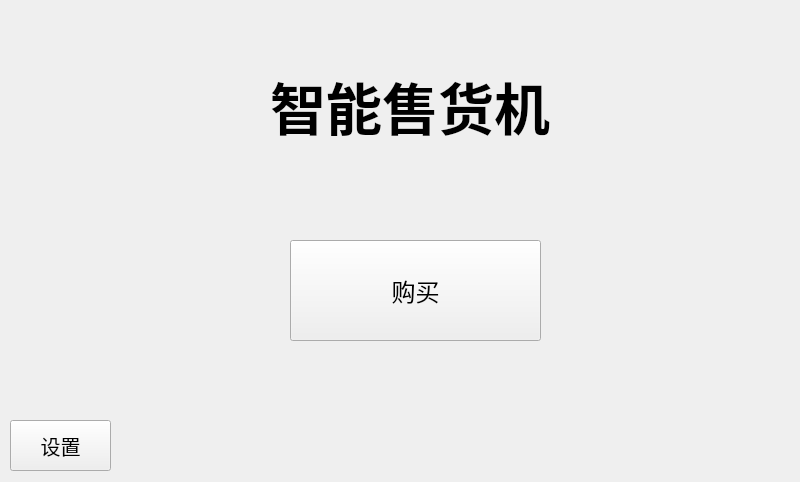
<?xml version="1.0" encoding="UTF-8"?>
<ui version="4.0">
 <class>MainWindow</class>
 <widget class="QMainWindow" name="MainWindow">
  <property name="geometry">
   <rect>
    <x>0</x>
    <y>0</y>
    <width>800</width>
    <height>482</height>
   </rect>
  </property>
  <property name="font">
   <font>
    <pointsize>15</pointsize>
   </font>
  </property>
  <property name="windowTitle">
   <string>MainWindow</string>
  </property>
  <property name="styleSheet">
   <string notr="true">#MainWindow{background:url(:/new/prefix1/back.jpg)}</string>
  </property>
  <widget class="QWidget" name="centralwidget">
   <widget class="QStackedWidget" name="stackedWidget">
    <property name="geometry">
     <rect>
      <x>0</x>
      <y>0</y>
      <width>800</width>
      <height>420</height>
     </rect>
    </property>
    <widget class="QWidget" name="page">
     <widget class="QLabel" name="label">
      <property name="geometry">
       <rect>
        <x>270</x>
        <y>50</y>
        <width>311</width>
        <height>111</height>
       </rect>
      </property>
      <property name="font">
       <font>
        <family>华文彩云</family>
        <pointsize>42</pointsize>
        <weight>75</weight>
        <bold>true</bold>
       </font>
      </property>
      <property name="styleSheet">
       <string notr="true">label:rgb(255, 0, 0)</string>
      </property>
      <property name="text">
       <string>智能售货机</string>
      </property>
     </widget>
     <widget class="QPushButton" name="buy">
      <property name="geometry">
       <rect>
        <x>290</x>
        <y>240</y>
        <width>251</width>
        <height>101</height>
       </rect>
      </property>
      <property name="font">
       <font>
        <pointsize>18</pointsize>
       </font>
      </property>
      <property name="text">
       <string>购买</string>
      </property>
     </widget>
    </widget>
    <widget class="QWidget" name="page_2">
     <widget class="QLabel" name="label2">
      <property name="geometry">
       <rect>
        <x>180</x>
        <y>79</y>
        <width>91</width>
        <height>31</height>
       </rect>
      </property>
      <property name="font">
       <font>
        <pointsize>15</pointsize>
       </font>
      </property>
      <property name="text">
       <string>调节亮暗</string>
      </property>
     </widget>
     <widget class="QSlider" name="slider">
      <property name="geometry">
       <rect>
        <x>310</x>
        <y>86</y>
        <width>171</width>
        <height>21</height>
       </rect>
      </property>
      <property name="orientation">
       <enum>Qt::Horizontal</enum>
      </property>
     </widget>
     <widget class="QPushButton" name="page0bb">
      <property name="geometry">
       <rect>
        <x>620</x>
        <y>340</y>
        <width>131</width>
        <height>51</height>
       </rect>
      </property>
      <property name="font">
       <font>
        <pointsize>15</pointsize>
       </font>
      </property>
      <property name="text">
       <string>返回</string>
      </property>
     </widget>
     <widget class="QSlider" name="slider2">
      <property name="geometry">
       <rect>
        <x>310</x>
        <y>140</y>
        <width>171</width>
        <height>16</height>
       </rect>
      </property>
      <property name="orientation">
       <enum>Qt::Horizontal</enum>
      </property>
     </widget>
     <widget class="QLabel" name="label_2">
      <property name="geometry">
       <rect>
        <x>183</x>
        <y>129</y>
        <width>101</width>
        <height>41</height>
       </rect>
      </property>
      <property name="font">
       <font>
        <pointsize>15</pointsize>
       </font>
      </property>
      <property name="text">
       <string>调节声音</string>
      </property>
     </widget>
     <widget class="QLCDNumber" name="lcdNumber">
      <property name="geometry">
       <rect>
        <x>310</x>
        <y>190</y>
        <width>131</width>
        <height>51</height>
       </rect>
      </property>
     </widget>
     <widget class="QLCDNumber" name="lcdNumber_2">
      <property name="geometry">
       <rect>
        <x>310</x>
        <y>260</y>
        <width>131</width>
        <height>51</height>
       </rect>
      </property>
     </widget>
     <widget class="QLabel" name="label_3">
      <property name="geometry">
       <rect>
        <x>220</x>
        <y>200</y>
        <width>71</width>
        <height>31</height>
       </rect>
      </property>
      <property name="font">
       <font>
        <pointsize>15</pointsize>
        <weight>50</weight>
        <bold>false</bold>
       </font>
      </property>
      <property name="text">
       <string>温度</string>
      </property>
     </widget>
     <widget class="QLabel" name="label_4">
      <property name="geometry">
       <rect>
        <x>220</x>
        <y>270</y>
        <width>81</width>
        <height>31</height>
       </rect>
      </property>
      <property name="font">
       <font>
        <pointsize>15</pointsize>
        <weight>50</weight>
        <bold>false</bold>
       </font>
      </property>
      <property name="text">
       <string>湿度</string>
      </property>
     </widget>
     <widget class="QPushButton" name="page0bb2">
      <property name="geometry">
       <rect>
        <x>620</x>
        <y>270</y>
        <width>131</width>
        <height>51</height>
       </rect>
      </property>
      <property name="font">
       <font>
        <pointsize>15</pointsize>
       </font>
      </property>
      <property name="text">
       <string>管理员模式</string>
      </property>
     </widget>
    </widget>
    <widget class="QWidget" name="page_3">
     <widget class="QPushButton" name="page_3b">
      <property name="geometry">
       <rect>
        <x>669</x>
        <y>369</y>
        <width>121</width>
        <height>41</height>
       </rect>
      </property>
      <property name="font">
       <font>
        <pointsize>15</pointsize>
       </font>
      </property>
      <property name="text">
       <string>返回</string>
      </property>
     </widget>
     <widget class="QLabel" name="label_5">
      <property name="geometry">
       <rect>
        <x>0</x>
        <y>0</y>
        <width>111</width>
        <height>51</height>
       </rect>
      </property>
      <property name="font">
       <font>
        <family>楷体</family>
        <pointsize>16</pointsize>
       </font>
      </property>
      <property name="styleSheet">
       <string notr="true">label_5:rgb(170, 85, 0)</string>
      </property>
      <property name="text">
       <string>管理员模式</string>
      </property>
     </widget>
     <widget class="QLabel" name="label_6">
      <property name="geometry">
       <rect>
        <x>10</x>
        <y>90</y>
        <width>91</width>
        <height>31</height>
       </rect>
      </property>
      <property name="font">
       <font>
        <pointsize>15</pointsize>
       </font>
      </property>
      <property name="text">
       <string>设置价格：</string>
      </property>
     </widget>
     <widget class="QLineEdit" name="lineEdit">
      <property name="geometry">
       <rect>
        <x>120</x>
        <y>50</y>
        <width>111</width>
        <height>31</height>
       </rect>
      </property>
      <property name="font">
       <font>
        <pointsize>15</pointsize>
       </font>
      </property>
     </widget>
     <widget class="QLineEdit" name="lineEdit_2">
      <property name="geometry">
       <rect>
        <x>120</x>
        <y>90</y>
        <width>111</width>
        <height>31</height>
       </rect>
      </property>
      <property name="font">
       <font>
        <pointsize>15</pointsize>
       </font>
      </property>
     </widget>
     <widget class="QLabel" name="label_7">
      <property name="geometry">
       <rect>
        <x>10</x>
        <y>50</y>
        <width>91</width>
        <height>31</height>
       </rect>
      </property>
      <property name="font">
       <font>
        <pointsize>15</pointsize>
       </font>
      </property>
      <property name="text">
       <string>选择商品：</string>
      </property>
     </widget>
     <widget class="QLabel" name="label_8">
      <property name="geometry">
       <rect>
        <x>10</x>
        <y>180</y>
        <width>351</width>
        <height>31</height>
       </rect>
      </property>
      <property name="font">
       <font>
        <pointsize>15</pointsize>
       </font>
      </property>
      <property name="text">
       <string>TextLabel</string>
      </property>
     </widget>
     <widget class="QPushButton" name="change">
      <property name="geometry">
       <rect>
        <x>10</x>
        <y>130</y>
        <width>221</width>
        <height>51</height>
       </rect>
      </property>
      <property name="font">
       <font>
        <pointsize>15</pointsize>
       </font>
      </property>
      <property name="text">
       <string>确认修改</string>
      </property>
     </widget>
     <widget class="QLCDNumber" name="lcdNumber_3">
      <property name="geometry">
       <rect>
        <x>490</x>
        <y>80</y>
        <width>141</width>
        <height>71</height>
       </rect>
      </property>
     </widget>
     <widget class="QLCDNumber" name="lcdNumber_4">
      <property name="geometry">
       <rect>
        <x>490</x>
        <y>212</y>
        <width>141</width>
        <height>71</height>
       </rect>
      </property>
      <property name="font">
       <font>
        <pointsize>15</pointsize>
       </font>
      </property>
     </widget>
     <widget class="QLabel" name="label_18">
      <property name="geometry">
       <rect>
        <x>410</x>
        <y>210</y>
        <width>71</width>
        <height>71</height>
       </rect>
      </property>
      <property name="font">
       <font>
        <pointsize>15</pointsize>
       </font>
      </property>
      <property name="text">
       <string>湿度</string>
      </property>
     </widget>
     <widget class="QLabel" name="label_19">
      <property name="geometry">
       <rect>
        <x>410</x>
        <y>80</y>
        <width>61</width>
        <height>71</height>
       </rect>
      </property>
      <property name="font">
       <font>
        <pointsize>15</pointsize>
       </font>
      </property>
      <property name="text">
       <string>温度</string>
      </property>
     </widget>
     <widget class="QLabel" name="label_20">
      <property name="geometry">
       <rect>
        <x>430</x>
        <y>5</y>
        <width>241</width>
        <height>51</height>
       </rect>
      </property>
      <property name="font">
       <font>
        <pointsize>15</pointsize>
       </font>
      </property>
      <property name="text">
       <string>调节售货机内温湿度</string>
      </property>
     </widget>
     <widget class="QPushButton" name="up1">
      <property name="geometry">
       <rect>
        <x>660</x>
        <y>209</y>
        <width>71</width>
        <height>31</height>
       </rect>
      </property>
      <property name="font">
       <font>
        <pointsize>15</pointsize>
       </font>
      </property>
      <property name="text">
       <string>up</string>
      </property>
     </widget>
     <widget class="QPushButton" name="up">
      <property name="geometry">
       <rect>
        <x>660</x>
        <y>79</y>
        <width>71</width>
        <height>31</height>
       </rect>
      </property>
      <property name="font">
       <font>
        <pointsize>15</pointsize>
       </font>
      </property>
      <property name="text">
       <string>up</string>
      </property>
     </widget>
     <widget class="QPushButton" name="down1">
      <property name="geometry">
       <rect>
        <x>660</x>
        <y>249</y>
        <width>71</width>
        <height>31</height>
       </rect>
      </property>
      <property name="font">
       <font>
        <pointsize>15</pointsize>
       </font>
      </property>
      <property name="text">
       <string>down</string>
      </property>
     </widget>
     <widget class="QPushButton" name="down">
      <property name="geometry">
       <rect>
        <x>660</x>
        <y>119</y>
        <width>71</width>
        <height>31</height>
       </rect>
      </property>
      <property name="font">
       <font>
        <pointsize>15</pointsize>
       </font>
      </property>
      <property name="text">
       <string>down</string>
      </property>
     </widget>
     <widget class="QPushButton" name="art">
      <property name="geometry">
       <rect>
        <x>0</x>
        <y>280</y>
        <width>101</width>
        <height>51</height>
       </rect>
      </property>
      <property name="font">
       <font>
        <pointsize>15</pointsize>
       </font>
      </property>
      <property name="text">
       <string>查询</string>
      </property>
     </widget>
     <widget class="QLabel" name="label_21">
      <property name="geometry">
       <rect>
        <x>140</x>
        <y>230</y>
        <width>261</width>
        <height>181</height>
       </rect>
      </property>
      <property name="font">
       <font>
        <family>宋体</family>
        <pointsize>9</pointsize>
        <weight>50</weight>
        <italic>false</italic>
        <bold>false</bold>
       </font>
      </property>
      <property name="styleSheet">
       <string notr="true">font: 9pt &quot;宋体&quot;;</string>
      </property>
      <property name="text">
       <string>查询结果：</string>
      </property>
     </widget>
    </widget>
    <widget class="QWidget" name="page_4">
     <widget class="QTableView" name="tableView">
      <property name="geometry">
       <rect>
        <x>10</x>
        <y>0</y>
        <width>661</width>
        <height>401</height>
       </rect>
      </property>
      <property name="font">
       <font>
        <pointsize>20</pointsize>
       </font>
      </property>
     </widget>
     <widget class="QPushButton" name="last">
      <property name="geometry">
       <rect>
        <x>680</x>
        <y>350</y>
        <width>111</width>
        <height>51</height>
       </rect>
      </property>
      <property name="font">
       <font>
        <pointsize>15</pointsize>
       </font>
      </property>
      <property name="text">
       <string>结算</string>
      </property>
     </widget>
     <widget class="QPushButton" name="pushButton_2">
      <property name="geometry">
       <rect>
        <x>680</x>
        <y>290</y>
        <width>111</width>
        <height>51</height>
       </rect>
      </property>
      <property name="font">
       <font>
        <pointsize>15</pointsize>
       </font>
      </property>
      <property name="text">
       <string>返回</string>
      </property>
     </widget>
    </widget>
    <widget class="QWidget" name="page_5">
     <widget class="QPushButton" name="page51">
      <property name="geometry">
       <rect>
        <x>570</x>
        <y>320</y>
        <width>141</width>
        <height>51</height>
       </rect>
      </property>
      <property name="font">
       <font>
        <pointsize>15</pointsize>
       </font>
      </property>
      <property name="text">
       <string>结算</string>
      </property>
     </widget>
     <widget class="QLabel" name="label_9">
      <property name="geometry">
       <rect>
        <x>30</x>
        <y>30</y>
        <width>111</width>
        <height>111</height>
       </rect>
      </property>
      <property name="font">
       <font>
        <pointsize>15</pointsize>
       </font>
      </property>
      <property name="text">
       <string>TextLabel</string>
      </property>
     </widget>
     <widget class="QLabel" name="label_10">
      <property name="geometry">
       <rect>
        <x>30</x>
        <y>140</y>
        <width>71</width>
        <height>41</height>
       </rect>
      </property>
      <property name="font">
       <font>
        <pointsize>15</pointsize>
       </font>
      </property>
      <property name="text">
       <string>价格:</string>
      </property>
     </widget>
     <widget class="QLabel" name="label_11">
      <property name="geometry">
       <rect>
        <x>90</x>
        <y>130</y>
        <width>61</width>
        <height>61</height>
       </rect>
      </property>
      <property name="font">
       <font>
        <pointsize>15</pointsize>
       </font>
      </property>
      <property name="text">
       <string>3</string>
      </property>
     </widget>
     <widget class="QLabel" name="label_15">
      <property name="geometry">
       <rect>
        <x>200</x>
        <y>30</y>
        <width>111</width>
        <height>111</height>
       </rect>
      </property>
      <property name="font">
       <font>
        <pointsize>15</pointsize>
       </font>
      </property>
      <property name="text">
       <string>TextLabel</string>
      </property>
     </widget>
     <widget class="QLabel" name="label_16">
      <property name="geometry">
       <rect>
        <x>200</x>
        <y>140</y>
        <width>61</width>
        <height>31</height>
       </rect>
      </property>
      <property name="font">
       <font>
        <pointsize>15</pointsize>
       </font>
      </property>
      <property name="text">
       <string>价格:</string>
      </property>
     </widget>
     <widget class="QLabel" name="label_17">
      <property name="geometry">
       <rect>
        <x>260</x>
        <y>140</y>
        <width>61</width>
        <height>31</height>
       </rect>
      </property>
      <property name="font">
       <font>
        <pointsize>15</pointsize>
       </font>
      </property>
      <property name="text">
       <string>3</string>
      </property>
     </widget>
     <widget class="QLabel" name="label_22">
      <property name="geometry">
       <rect>
        <x>370</x>
        <y>30</y>
        <width>111</width>
        <height>111</height>
       </rect>
      </property>
      <property name="font">
       <font>
        <pointsize>15</pointsize>
       </font>
      </property>
      <property name="text">
       <string>TextLabel</string>
      </property>
     </widget>
     <widget class="QLabel" name="label_23">
      <property name="geometry">
       <rect>
        <x>380</x>
        <y>140</y>
        <width>61</width>
        <height>31</height>
       </rect>
      </property>
      <property name="font">
       <font>
        <pointsize>15</pointsize>
       </font>
      </property>
      <property name="text">
       <string>价格:</string>
      </property>
     </widget>
     <widget class="QLabel" name="label_24">
      <property name="geometry">
       <rect>
        <x>440</x>
        <y>140</y>
        <width>61</width>
        <height>31</height>
       </rect>
      </property>
      <property name="font">
       <font>
        <pointsize>15</pointsize>
       </font>
      </property>
      <property name="text">
       <string>3</string>
      </property>
     </widget>
     <widget class="QLabel" name="label_25">
      <property name="geometry">
       <rect>
        <x>550</x>
        <y>30</y>
        <width>111</width>
        <height>111</height>
       </rect>
      </property>
      <property name="font">
       <font>
        <pointsize>15</pointsize>
       </font>
      </property>
      <property name="text">
       <string>TextLabel</string>
      </property>
     </widget>
     <widget class="QLabel" name="label_26">
      <property name="geometry">
       <rect>
        <x>550</x>
        <y>140</y>
        <width>61</width>
        <height>31</height>
       </rect>
      </property>
      <property name="font">
       <font>
        <pointsize>15</pointsize>
       </font>
      </property>
      <property name="text">
       <string>价格:</string>
      </property>
     </widget>
     <widget class="QLabel" name="label_27">
      <property name="geometry">
       <rect>
        <x>610</x>
        <y>140</y>
        <width>61</width>
        <height>31</height>
       </rect>
      </property>
      <property name="font">
       <font>
        <pointsize>15</pointsize>
       </font>
      </property>
      <property name="text">
       <string>5</string>
      </property>
     </widget>
     <widget class="QLabel" name="label_28">
      <property name="geometry">
       <rect>
        <x>30</x>
        <y>250</y>
        <width>111</width>
        <height>111</height>
       </rect>
      </property>
      <property name="font">
       <font>
        <pointsize>15</pointsize>
       </font>
      </property>
      <property name="text">
       <string>TextLabel</string>
      </property>
     </widget>
     <widget class="QLabel" name="label_29">
      <property name="geometry">
       <rect>
        <x>30</x>
        <y>360</y>
        <width>61</width>
        <height>31</height>
       </rect>
      </property>
      <property name="font">
       <font>
        <pointsize>15</pointsize>
       </font>
      </property>
      <property name="text">
       <string>价格:</string>
      </property>
     </widget>
     <widget class="QLabel" name="label_30">
      <property name="geometry">
       <rect>
        <x>90</x>
        <y>360</y>
        <width>61</width>
        <height>31</height>
       </rect>
      </property>
      <property name="font">
       <font>
        <pointsize>15</pointsize>
       </font>
      </property>
      <property name="text">
       <string>2</string>
      </property>
     </widget>
     <widget class="QLabel" name="label_31">
      <property name="geometry">
       <rect>
        <x>210</x>
        <y>250</y>
        <width>111</width>
        <height>111</height>
       </rect>
      </property>
      <property name="font">
       <font>
        <pointsize>15</pointsize>
       </font>
      </property>
      <property name="text">
       <string>TextLabel</string>
      </property>
     </widget>
     <widget class="QLabel" name="label_32">
      <property name="geometry">
       <rect>
        <x>210</x>
        <y>360</y>
        <width>61</width>
        <height>31</height>
       </rect>
      </property>
      <property name="font">
       <font>
        <pointsize>15</pointsize>
       </font>
      </property>
      <property name="text">
       <string>价格:</string>
      </property>
     </widget>
     <widget class="QLabel" name="label_33">
      <property name="geometry">
       <rect>
        <x>270</x>
        <y>360</y>
        <width>61</width>
        <height>31</height>
       </rect>
      </property>
      <property name="font">
       <font>
        <pointsize>15</pointsize>
       </font>
      </property>
      <property name="text">
       <string>8</string>
      </property>
     </widget>
    </widget>
    <widget class="QWidget" name="page_6">
     <widget class="QLabel" name="label_12">
      <property name="geometry">
       <rect>
        <x>350</x>
        <y>10</y>
        <width>111</width>
        <height>21</height>
       </rect>
      </property>
      <property name="font">
       <font>
        <family>隶书</family>
        <pointsize>18</pointsize>
       </font>
      </property>
      <property name="text">
       <string>支付界面</string>
      </property>
     </widget>
     <widget class="QLabel" name="label_13">
      <property name="geometry">
       <rect>
        <x>480</x>
        <y>100</y>
        <width>291</width>
        <height>41</height>
       </rect>
      </property>
      <property name="font">
       <font>
        <family>黑体</family>
        <pointsize>16</pointsize>
       </font>
      </property>
      <property name="text">
       <string>TextLabel</string>
      </property>
     </widget>
     <widget class="QLabel" name="label_14">
      <property name="geometry">
       <rect>
        <x>20</x>
        <y>50</y>
        <width>391</width>
        <height>331</height>
       </rect>
      </property>
      <property name="text">
       <string/>
      </property>
     </widget>
     <widget class="QPushButton" name="over">
      <property name="geometry">
       <rect>
        <x>480</x>
        <y>190</y>
        <width>161</width>
        <height>51</height>
       </rect>
      </property>
      <property name="font">
       <font>
        <pointsize>15</pointsize>
       </font>
      </property>
      <property name="text">
       <string>支付完成</string>
      </property>
     </widget>
     <widget class="QPushButton" name="cont2">
      <property name="geometry">
       <rect>
        <x>480</x>
        <y>300</y>
        <width>161</width>
        <height>51</height>
       </rect>
      </property>
      <property name="font">
       <font>
        <pointsize>15</pointsize>
       </font>
      </property>
      <property name="text">
       <string>还没选好</string>
      </property>
     </widget>
     <widget class="QLabel" name="label_34">
      <property name="geometry">
       <rect>
        <x>300</x>
        <y>200</y>
        <width>71</width>
        <height>71</height>
       </rect>
      </property>
      <property name="text">
       <string/>
      </property>
     </widget>
    </widget>
    <widget class="QWidget" name="page_7">
     <widget class="QLineEdit" name="lineEdit_3">
      <property name="geometry">
       <rect>
        <x>220</x>
        <y>60</y>
        <width>361</width>
        <height>51</height>
       </rect>
      </property>
      <property name="font">
       <font>
        <pointsize>15</pointsize>
       </font>
      </property>
      <property name="text">
       <string>0</string>
      </property>
     </widget>
     <widget class="QPushButton" name="backbuy">
      <property name="geometry">
       <rect>
        <x>500</x>
        <y>310</y>
        <width>81</width>
        <height>41</height>
       </rect>
      </property>
      <property name="font">
       <font>
        <pointsize>15</pointsize>
       </font>
      </property>
      <property name="text">
       <string>提交</string>
      </property>
     </widget>
     <widget class="QPushButton" name="p1">
      <property name="geometry">
       <rect>
        <x>220</x>
        <y>130</y>
        <width>81</width>
        <height>41</height>
       </rect>
      </property>
      <property name="font">
       <font>
        <pointsize>15</pointsize>
       </font>
      </property>
      <property name="text">
       <string>1</string>
      </property>
     </widget>
     <widget class="QPushButton" name="p3">
      <property name="geometry">
       <rect>
        <x>360</x>
        <y>130</y>
        <width>81</width>
        <height>41</height>
       </rect>
      </property>
      <property name="font">
       <font>
        <pointsize>15</pointsize>
       </font>
      </property>
      <property name="text">
       <string>2</string>
      </property>
     </widget>
     <widget class="QPushButton" name="p4">
      <property name="geometry">
       <rect>
        <x>500</x>
        <y>130</y>
        <width>81</width>
        <height>41</height>
       </rect>
      </property>
      <property name="font">
       <font>
        <pointsize>15</pointsize>
       </font>
      </property>
      <property name="text">
       <string>3</string>
      </property>
     </widget>
     <widget class="QPushButton" name="p5">
      <property name="geometry">
       <rect>
        <x>220</x>
        <y>190</y>
        <width>81</width>
        <height>41</height>
       </rect>
      </property>
      <property name="font">
       <font>
        <pointsize>15</pointsize>
       </font>
      </property>
      <property name="text">
       <string>4</string>
      </property>
     </widget>
     <widget class="QPushButton" name="p6">
      <property name="geometry">
       <rect>
        <x>360</x>
        <y>190</y>
        <width>81</width>
        <height>41</height>
       </rect>
      </property>
      <property name="font">
       <font>
        <pointsize>15</pointsize>
       </font>
      </property>
      <property name="text">
       <string>5</string>
      </property>
     </widget>
     <widget class="QPushButton" name="p7">
      <property name="geometry">
       <rect>
        <x>500</x>
        <y>190</y>
        <width>81</width>
        <height>41</height>
       </rect>
      </property>
      <property name="font">
       <font>
        <pointsize>15</pointsize>
       </font>
      </property>
      <property name="text">
       <string>6</string>
      </property>
     </widget>
     <widget class="QPushButton" name="p8">
      <property name="geometry">
       <rect>
        <x>220</x>
        <y>250</y>
        <width>81</width>
        <height>41</height>
       </rect>
      </property>
      <property name="font">
       <font>
        <pointsize>15</pointsize>
       </font>
      </property>
      <property name="text">
       <string>7</string>
      </property>
     </widget>
     <widget class="QPushButton" name="p9">
      <property name="geometry">
       <rect>
        <x>360</x>
        <y>250</y>
        <width>81</width>
        <height>41</height>
       </rect>
      </property>
      <property name="font">
       <font>
        <pointsize>15</pointsize>
       </font>
      </property>
      <property name="text">
       <string>8</string>
      </property>
     </widget>
     <widget class="QPushButton" name="p2">
      <property name="geometry">
       <rect>
        <x>500</x>
        <y>250</y>
        <width>81</width>
        <height>41</height>
       </rect>
      </property>
      <property name="font">
       <font>
        <pointsize>15</pointsize>
       </font>
      </property>
      <property name="text">
       <string>9</string>
      </property>
     </widget>
     <widget class="QPushButton" name="p0">
      <property name="geometry">
       <rect>
        <x>360</x>
        <y>310</y>
        <width>81</width>
        <height>41</height>
       </rect>
      </property>
      <property name="font">
       <font>
        <pointsize>15</pointsize>
       </font>
      </property>
      <property name="text">
       <string>0</string>
      </property>
     </widget>
    </widget>
   </widget>
   <widget class="QPushButton" name="mainb1">
    <property name="geometry">
     <rect>
      <x>10</x>
      <y>420</y>
      <width>101</width>
      <height>51</height>
     </rect>
    </property>
    <property name="font">
     <font>
      <pointsize>15</pointsize>
     </font>
    </property>
    <property name="text">
     <string>设置</string>
    </property>
   </widget>
   <widget class="textScroll" name="scroll3" native="true">
    <property name="geometry">
     <rect>
      <x>120</x>
      <y>420</y>
      <width>661</width>
      <height>51</height>
     </rect>
    </property>
    <property name="sizePolicy">
     <sizepolicy hsizetype="Preferred" vsizetype="Preferred">
      <horstretch>0</horstretch>
      <verstretch>4</verstretch>
     </sizepolicy>
    </property>
    <property name="minimumSize">
     <size>
      <width>0</width>
      <height>50</height>
     </size>
    </property>
   </widget>
  </widget>
 </widget>
 <customwidgets>
  <customwidget>
   <class>textScroll</class>
   <extends>QWidget</extends>
   <header>textscroll.h</header>
   <container>1</container>
  </customwidget>
 </customwidgets>
 <resources/>
 <connections/>
</ui>
